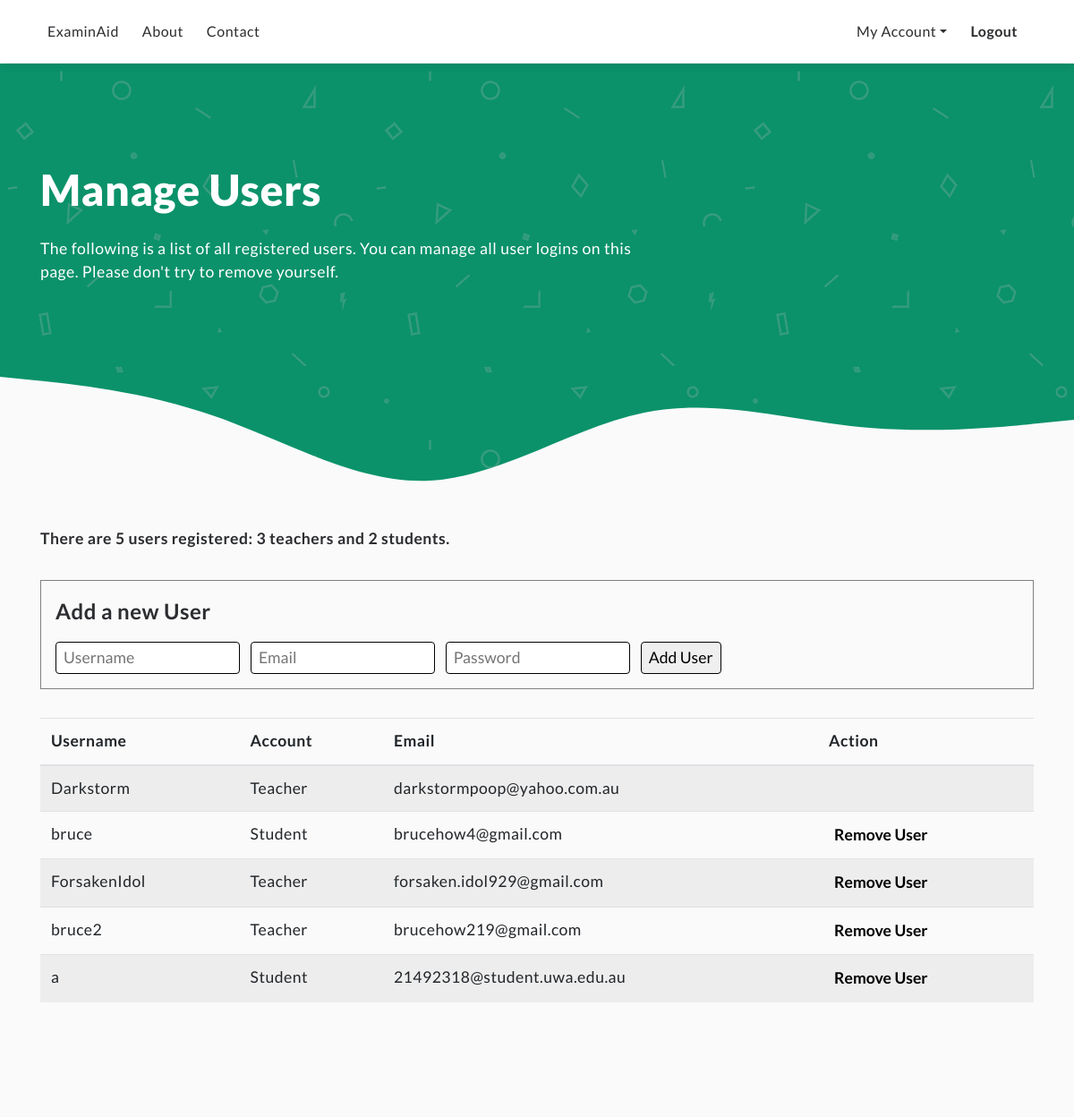
The app's page /manageusers (signed in), older data.
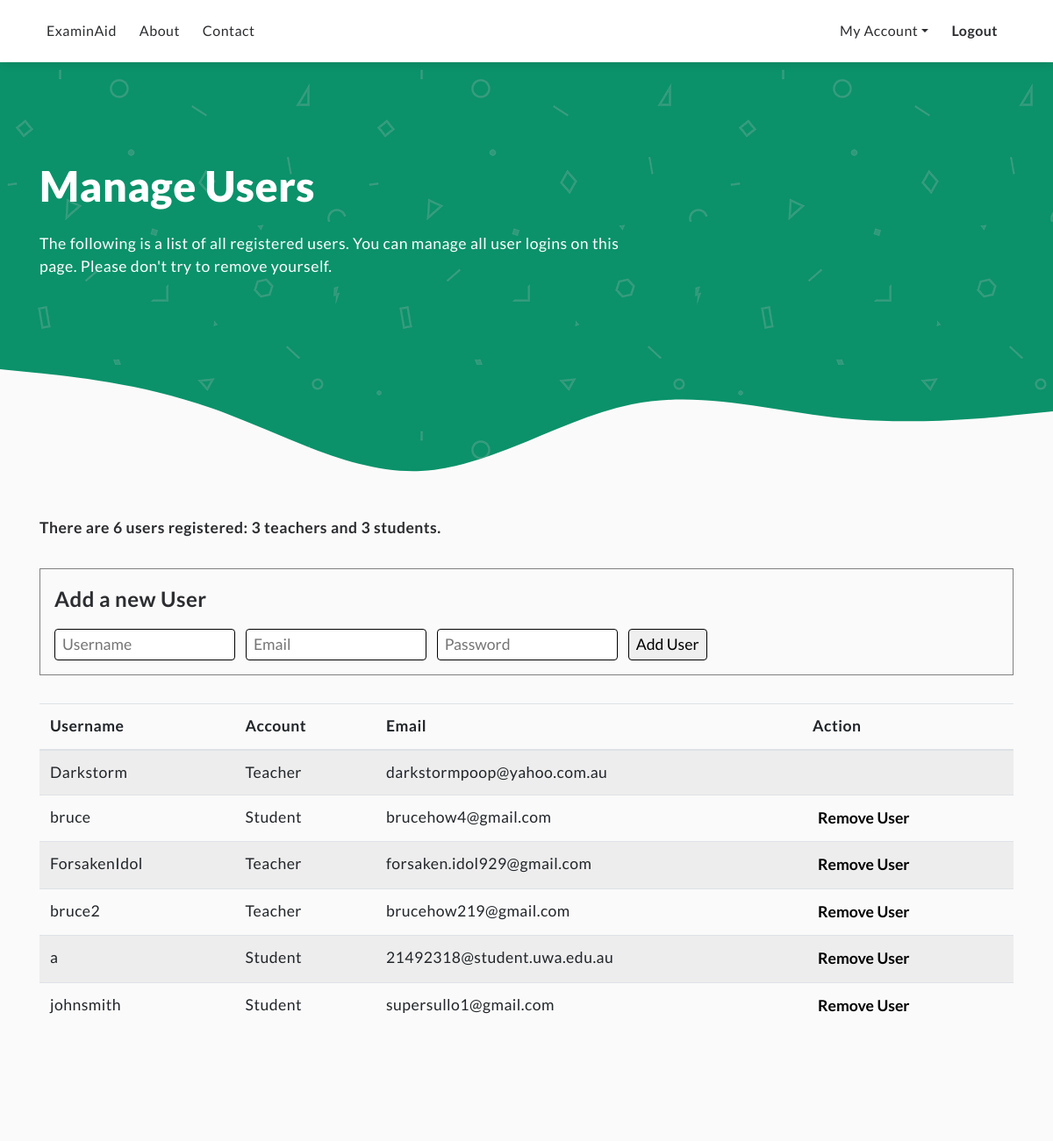
The same page, newer data.
### app/models.py (models this page shows, shortened)
class User(UserMixin, db.Model):
    id = db.Column(db.Integer, primary_key=True)
    username = db.Column(db.String(64), index=True, unique=True)
    email = db.Column(db.String(120), index=True, unique=True)
    password_hash = db.Column(db.String(128))
    admin = db.Column(db.Boolean, default=False)
    def check_admin(self):
        return self.admin
    @login.user_loader
    def load_user(id):
        return User.query.get(int(id))

### app/routes.py (the view)
@app.route('/manageusers')
@login_required
def manageusers():
    if not current_user.check_admin(): # Student logins cannot access this page
        return redirect(url_for('userprofile'))
    else:
        users = User.query.all()
        num_admins = 0
        num_students = 0
        for user in users:
            if user.check_admin():
                num_admins += 1
            else:
                num_students += 1
        return render_template('manage/students.html', num_users=len(users), num_admins=num_admins, num_students=num_students, users=users)

### app/templates/manage/students.html (shortened to what this page needs)
{% extends "index.html" %}
{% block content %}
<link rel="stylesheet" href="../../static/css/test.css"/>
<section class="green">
  <div class="container">
    <div class="user-msg">
      <h1>Manage Users</h1>
      <p>The following is a list of all registered users. You can manage all user logins on this page. Please don't try to remove yourself.</p>
    </div>
  </div>
</section>
<section class="dashboard">
  <div class="container">
    <p><strong>There {% if num_users == 1 %}is 1 user
      {% else %}are {{ num_users }} users{% endif %} registered: {% if num_admins == 1 %}1 teacher{% else %}{{ num_admins }} teachers{% endif %} and {% if num_students == 1 %}1 student.{% else %}{{ num_students }} students.{% endif %}
    </strong></p>
    <div class="question-box">
      <form action="{{ url_for('adduser') }}" method="POST" id="add-user-form">
        <p><strong>Add a new User</strong></p>
        <input type="text" name="username" placeholder="Username" required/>
        <input type="email" name="email" placeholder="Email" required/>
        <input type="password" name="password" placeholder="Password" required/>
        <input type="submit" value="Add User"/>
      </form>
    </div>
    <div class="table-responsive-sm">
      <table class="table table-striped">
        <thead>
          <tr>
            <th>Username</th>
            <th>Account</th>
            <th>Email</th>
            <th>Action</th>
          </tr>
        </thead>
        {% for user in users %}
        <tr>
          <td>{{ user.username }}</td>
          <td>{% if user.check_admin() %}Teacher{% else %}Student{% endif %}</td>
          <td>{{ user.email }}</td>
          <td>
            {% if current_user != user %}
            <button onclick="window.location.href='/manageusers/remove/{{ user.id }}'" class="remove-user" id="remove-user-{{ user.id }}">Remove User</button>
            {% endif %}
          </td>
        </tr>
        {% endfor %}
      </table>
    </div>
  </div>
</section>
{% endblock %}

### app/templates/index.html (shortened to what this page needs)
<!DOCTYPE html>
<html lang="en">
  <head>
    <link rel="stylesheet" href="https://stackpath.bootstrapcdn.com/bootstrap/4.4.1/css/bootstrap.min.css"
 />
    <link rel="stylesheet" href="../static/css/main.css"/>
    <link rel="stylesheet" href="../static/css/header.css">
    <link rel="stylesheet" href="../static/css/forms.css"/>
    <link rel="stylesheet" href="../static/css/userprofile.css"/>
  </head>
  <body>
    <header>
      <nav class="navbar fixed-top navbar-expand-md">
        <div class="container">
          <div id="collapse-menu" class="collapse navbar-collapse">
            <ul class="navbar-nav mr-auto">
                <li class="nav-item"><a class="nav-link" href="{{ url_for('index') }}">ExaminAid</a></li>
                <li class="nav-item"><a class="nav-link" href="{{ url_for('about') }}">About</a></li>
                <li class="nav-item"><a class="nav-link" href="{{ url_for('contact') }}">Contact</a></li>
            </ul>
            <ul class="navbar-nav ml-auto">
              {% if current_user.is_anonymous %}
              <li class="nav-item">
                <a class="nav-link" href="{{ url_for('login') }}">Sign In</a>
              </li>
              <li class="nav-item">
                <button class="plain-btn sm green" onclick="window.location.href='/register';">Register</button>
              </li>
              {% else %}
              <li class="nav-item dropdown">
                <a class="nav-link dropdown-toggle" href="{{ url_for('userprofile') }}" id="profile-menu" role="button" data-toggle="dropdown" aria-haspopup="true" aria-expanded="false">My Account</a>
              </li>
              <li class="nav-item">
                <a class="nav-link" href="{{ url_for('logout') }}"><b>Logout</b></a>
              </li>
              {% endif %}
            </ul>
          </div>
        </div>
      </nav>
    </header>
    <main>
      {% block content %}{% endblock %}
    </main>
  </body>
</html>

### app/static/css/main.css (style rules this page uses)
body { background-color: white; color: #2c2d30; font-family: 'Lato', sans-serif; font-size: 1.1rem; letter-spacing: 0.03rem; }
section { padding: 7rem 0; }
section.green { background-color: #0b926a; background-image: url(../resources/texture-1.png); color: white; }
div.container { margin: 0 auto; }
h1 { font-weight: 900; font-size: 3rem; margin-bottom: 1.5rem; }
.wave-bot { margin: 5rem 0 -12rem 0; display: block; height: 15rem; width: 100%; }

### app/static/css/header.css (style rules this page uses)
header { background-color: white; padding-bottom: 71px; font-size: 1rem; }
.navbar { background-color: white; box-shadow: 0px 3px 10px rgba(0, 0, 0, 0.1); padding: 15px; }
.nav-link { color: #2c2d30; text-decoration: none; font-weight: 400; }
.nav-item { padding: 0 10px 0 0; }

### app/static/css/userprofile.css (style rules this page uses)
section.dashboard { background-color: #fafafa; padding: 2rem 0 7rem 0; }
.user-msg { max-width: 700px; }
button.remove-user { background: none; border: none; font-weight: bold; transition: 250ms; }

### app/static/css/test.css (style rules this page uses)
div.question-box { border: 1px solid grey; padding: 1rem; margin: 2rem 0; }
div.question-box p strong { font-size: 1.5rem; margin-left: 2rem; }
div.question-box form p strong { margin-left: 0rem; }
#add-user-form input { border: 1px solid; border-radius: 0.25rem; padding: 0.25rem 0 0.25rem 0.5rem; margin-right: 0.5rem; }
#add-user-form input[type=submit] { padding: 0.25rem 0.5rem; }

Row changes from the older to the newer data that the page shows:
added User: username "johnsmith", admin "Student", email "supersullo1@gmail.com"
Text that changed along with them:
{{ num_users }}: "5" → "6"
{{ num_students }}: "2" → "3"
